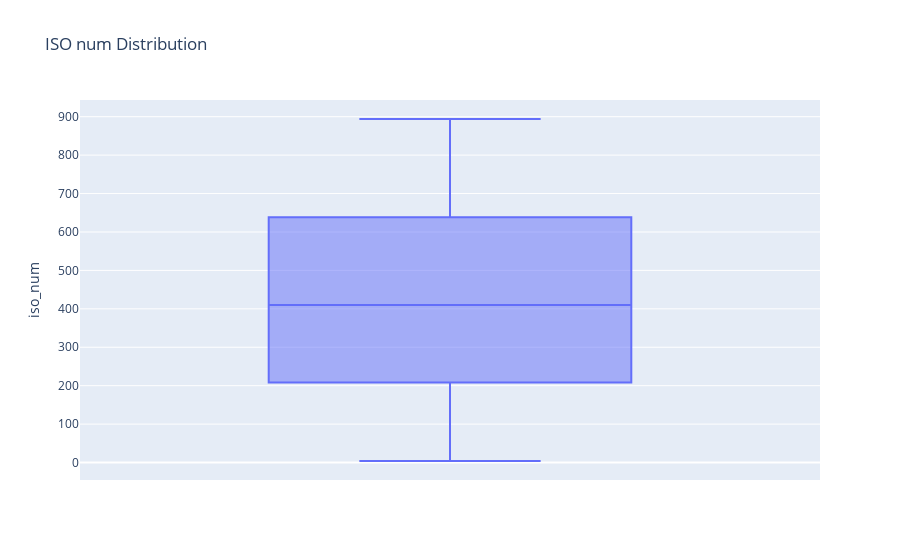

This figure's notebook cell:
### Markdown cell above
Box plot

### Code cell
# Box plot of sales
fig = px.box(data, y='iso_num', title='ISO num Distribution')
fig.show()

### Figure 1 — Plotly figure (JSON) as saved in the notebook; plotly's stock layout.template omitted (floating-point values rounded to 4 significant figures; data arrays with more than 128 entries replaced by an {"elided": "..."} marker saying what was removed)
{"data": [{"alignmentgroup": "True", "hovertemplate": "iso_num=%{y}<extra></extra>", "legendgroup": "", "marker": {"color": "#636efa"}, "name": "", "notched": false, "offsetgroup": "", "orientation": "v", "showlegend": false, "type": "box", "x0": " ", "xaxis": "x", "y": {"elided": "1704 int values"}, "y0": " ", "yaxis": "y"}], "layout": {"boxmode": "group", "legend": {"tracegroupgap": 0}, "title": {"text": "ISO num Distribution"}, "xaxis": {"anchor": "y", "domain": [0, 1]}, "yaxis": {"anchor": "x", "domain": [0, 1], "title": {"text": "iso_num"}}}}
